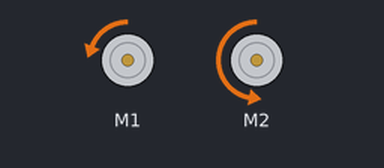
Recording of a sketch running on a simulated Arduino Uno, built with avr-gcc and run on an emulated ATmega328P. On the bench: 2 × DC motor (green arrow = forward, orange = backward, longer = faster). What the sketch prints to the serial monitor is not drawn.

Above: at 2.16 s.
Timing chart, 0 to 5.0 s (numbered marks = the images above):
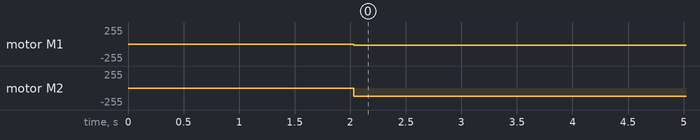

Measured:
- by itself, motor M2: stopped → backward 127/255 at 2.0 s

The sketch:

final_final_final.ino
```cpp
/* This example shows how to use continuous mode to take
  range measurements with the VL53L0X. It is based on
  vl53l0x_ContinuousRanging_Example.c from the VL53L0X API.

  The range readings are in units of mm. */

#include <Wire.h>
#include <VL53L0X.h>
#include <DRV8835MotorShield.h>
#include <QTRSensors.h>
#include <SPI.h>
//#include "nRF24L01.h"
//#include "RF24.h"

// Distance Sensors
#define XSHUT_pinA 6
#define XSHUT_pinB 5
#define sensorA_newAddress 42
#define sensorB_newAddress 43
VL53L0X sensorA, sensorB, sensorC;

// Line Sensors
#define NUM_SENSORS   6     // number of line sensors used
#define TIMEOUT       2500  // waits for 2500 microseconds for sensor outputs to go low
#define EMITTER_PIN   QTR_NO_EMITTER_PIN     // emitter is controlled by digital pin 2, jk not
#define THRESHOLD     1000   // line sensor threshold
QTRSensorsRC qtrrc((unsigned char[]) {
  32, 30, 28, 26, 24, 22
},
NUM_SENSORS, TIMEOUT, EMITTER_PIN);
unsigned int sensorValues[NUM_SENSORS];


// nRF
#define nrf_CE 4
#define nrf_CSN 3


// Motor driver
DRV8835MotorShield motors;
// uses pins 10, 9, 8, 7


// Microphone and IR sensors
#define MIC_PIN
#define IRL_PIN
#define IRR_PIN
#define IRC_PIN

// global variables
int distLeft, distRight, distCenter, pos;
int leftSpeed, rightSpeed, lastPos, integral, power_difference;

char state, numonline, go;


void setup()
{
  Wire.begin();

  pinMode(XSHUT_pinA, OUTPUT);
  digitalWrite(XSHUT_pinA, LOW);
  pinMode(XSHUT_pinB, OUTPUT);
  digitalWrite(XSHUT_pinB, LOW);
  Serial.println("output mode");
  //
  sensorA.setAddress(sensorA_newAddress);
  pinMode(XSHUT_pinA, INPUT);
  delay(10);
  sensorB.setAddress(sensorB_newAddress);
  pinMode(XSHUT_pinB, INPUT);
  delay(10);

  Serial.begin(115200);
  Serial.println("Initializing Serial");
  // wait 2 seconds
  delay(2000);


  sensorA.init();
  sensorB.init();
  sensorC.init();
  Serial.println("Init rangesensor");


  sensorA.setTimeout(500);
  sensorB.setTimeout(500);
  sensorC.setTimeout(500);

  sensorA.startContinuous();
  sensorB.startContinuous();
  sensorC.startContinuous();
  Serial.println("Initializing Ranging Sensors");

  // Motors
  motors.flipM1(true);
  motors.flipM2(true);
  // use motors with motors.setSpeeds(rightSpeed, leftSpeed);
}


void loop()
{
  goForwardOneSquare();
  delay(1000);
  goForwardOneSquare();
  delay(1000);
  //turnLeft(300);
  //goForwardOneSquare();
  //turnLeft(750);
  //goForwardOneSquare();
  //turnRight(300);
}
/*void goForwardOneSquare() {

  int online, goforward = 0, started, lastRead;

  unsigned char i, on_line = 0;
  unsigned long avg;
  unsigned int sum;

  int max = 200;

  while(!goforward) {
    // read line sensors
    qtrrc.read(sensorValues);

    lastRead = pos;
    avg = 0;
    sum = 0;
    on_line = 0;
    numonline = 0;
    for (i = 0; i < NUM_SENSORS; i++) {
      int value = sensorValues[i];
      // keep track of whether we see the line at all
      if (value > 350) {
        on_line = 1;
        numonline++;
      }

      // only average in values that are above a noise threshold
      if (value > 50) {
        avg += (long)(value) * (i * 2500);
        sum += value;
      }
    }
    if (!on_line)
    {
      // If it last read to the left of center, return 0.
      if (lastRead < (NUM_SENSORS - 1) * 1000 / 2) {
        pos =  -2500;
        // If it last read to the right of center, return the max.
      } else {
        pos = (NUM_SENSORS - 1) * 1000 - 2500;
      }
    } else {

      // calculate position
      pos = .4 * avg / sum - 2500;
    }

    // calc PIDs
    int derivative = pos - lastPos;
    integral = integral + pos;
    lastPos = pos;

    power_difference = pos / 15 + integral / 10000 + derivative * .5;

    const int max = 200;
    if (power_difference > max)
      power_difference = max;
    if (power_difference < -max)
      power_difference = -max;
    if (numonline < 5 ) {
      goforward = 1;
    }
    else if (power_difference < 0) {
      motors.setSpeeds(max + power_difference, max);
    }  else {
      motors.setSpeeds(max, max - power_difference);
    }
  }

  while (goforward) {
    // read line sensors
    qtrrc.read(sensorValues);

    lastRead = pos;
    avg = 0;
    sum = 0;
    on_line = 0;
    numonline = 0;
    for (i = 0; i < NUM_SENSORS; i++) {
      int value = sensorValues[i];
      // keep track of whether we see the line at all
      if (value > 350) {
        on_line = 1;
        numonline++;
      }

      // only average in values that are above a noise threshold
      if (value > 50) {
        avg += (long)(value) * (i * 2500);
        sum += value;
      }
    }
    if (!on_line)
    {
      // If it last read to the left of center, return 0.
      if (lastRead < (NUM_SENSORS - 1) * 1000 / 2) {
        pos =  -2500;
        // If it last read to the right of center, return the max.
      } else {
        pos = (NUM_SENSORS - 1) * 1000 - 2500;
      }
    } else {

      // calculate position
      pos = .4 * avg / sum - 2500;
    }

    // calc PIDs
    int derivative = pos - lastPos;
    integral = integral + pos;
    lastPos = pos;

    power_difference = pos / 15 + integral / 10000 + derivative * .5;

    const int max = 200;
    if (power_difference > max)
      power_difference = max;
    if (power_difference < -max)
      power_difference = -max;
    if (numonline >= 5 ) {
      goforward = 0;
    }
    else if (power_difference < 0) {
      motors.setSpeeds(max + power_difference, max);
    }  else {
      motors.setSpeeds(max, max - power_difference);
    }
  }
  //motors.setSpeeds(0, 0);
}*/
// DRIVE FORWARD ONE SQUARE
void goForwardOneSquare() {
  Serial.println("going forward");
  int online, goforward = 0, started, lastRead;

  unsigned char i, on_line = 0;
  unsigned long avg;
  unsigned int sum;

  int max = 200;

  while (goforward == 0) {
    // read line sensors
    qtrrc.read(sensorValues);

    lastRead = pos;
    avg = 0;
    sum = 0;
    on_line = 0;
    numonline = 0;
    for (i = 0; i < NUM_SENSORS; i++) {
      int value = sensorValues[i];
      // keep track of whether we see the line at all
      if (value > 350) {
        on_line = 1;
        numonline++;
      }

      // only average in values that are above a noise threshold
      if (value > 50) {
        avg += (long)(value) * (i * 2500);
        sum += value;
      }
    }
    if (!on_line)
    {
      // If it last read to the left of center, return 0.
      if (lastRead < (NUM_SENSORS - 1) * 1000 / 2) {
        pos =  -2500;
        // If it last read to the right of center, return the max.
      } else {
        pos = (NUM_SENSORS - 1) * 1000 - 2500;
      }
    } else {

      // calculate position
      pos = .4 * avg / sum - 2500;
    }

    // calc PIDs
    int derivative = pos - lastPos;
    integral = integral + pos;
    lastPos = pos;

    power_difference = pos / 15 + integral / 10000 + derivative * .5;

    const int max = 200;
    if (power_difference > max)
      power_difference = max;
    if (power_difference < -max)
      power_difference = -max;
    if (numonline < 5 ) {
      goforward = 1;
    }
    else if (power_difference < 0) {
      motors.setSpeeds(max + power_difference, max);
    }  else {
      motors.setSpeeds(max, max - power_difference);
    }
    //    }
    for (char i = 5; i >= 0; i--) {
      Serial.print(sensorValues[i]);
      Serial.print("  ");
    }
    Serial.print("\t   POS: ");
    Serial.print(pos);
    Serial.print("\t   OUT: ");
    Serial.print(power_difference);
    Serial.println();
  }

  while (goforward) {
    // read line sensors
    qtrrc.read(sensorValues);

    lastRead = pos;
    avg = 0;
    sum = 0;
    on_line = 0;
    numonline = 0;
    for (i = 0; i < NUM_SENSORS; i++) {
      int value = sensorValues[i];
      // keep track of whether we see the line at all
      if (value > 350) {
        on_line = 1;
        numonline++;
      }

      // only average in values that are above a noise threshold
      if (value > 50) {
        avg += (long)(value) * (i * 2500);
        sum += value;
      }
    }
    if (!on_line)
    {
      // If it last read to the left of center, return 0.
      if (lastRead < (NUM_SENSORS - 1) * 1000 / 2) {
        pos =  -2500;
        // If it last read to the right of center, return the max.
      } else {
        pos = (NUM_SENSORS - 1) * 1000 - 2500;
      }
    } else {

      // calculate position
      pos = .4 * avg / sum - 2500;
    }

    // calc PIDs
    int derivative = pos - lastPos;
    integral = integral + pos;
    lastPos = pos;

    power_difference = pos / 15 + integral / 10000 + derivative * .5;

    const int max = 200;
    if (power_difference > max)
      power_difference = max;
    if (power_difference < -max)
      power_difference = -max;
    if (numonline >= 5 ) {
      goforward = 0;
    }
    else if (power_difference < 0) {
      motors.setSpeeds(max + power_difference, max);
    }  else {
      motors.setSpeeds(max, max - power_difference);
    }
    //    }
    for (char i = 5; i >= 0; i--) {
      Serial.print(sensorValues[i]);
      Serial.print("  ");
    }
    Serial.print("\t   POS: ");
    Serial.print(pos);
    Serial.print("\t   OUT: ");
    Serial.print(power_difference);
    Serial.println();
  }
  motors.setSpeeds(0, 0);
}

void turnLeft(int time) {
  int online, turnleft = 1, started, lastRead;

  unsigned char i, on_line = 0;
  unsigned long avg;
  unsigned int sum;

  int max = 200;

  motors.setSpeeds(max, -max);
  delay(time);
  motors.setSpeeds(0, 0);
}

void turnRight(int time) {
  int max = 200;

  motors.setSpeeds(-max, max);
  delay(time);
  motors.setSpeeds(0, 0);
}


// DEUGGING PRINT STATEMENTS
void debug() {
  Serial.print("L: ");
  Serial.print(distLeft);
  Serial.print("\t C: ");
  Serial.print(distCenter);
  Serial.print("\t R: ");
  Serial.print(distRight);
  Serial.print("\t   LINE: ");
  for (char i = 5; i >= 0; i--) {
    Serial.print(sensorValues[i]);
    Serial.print("  ");
  }
  Serial.print("\t   POS: ");
  Serial.print(pos);
  Serial.print("\t   OUT: ");
  Serial.print(power_difference);
  Serial.println();
}
```
